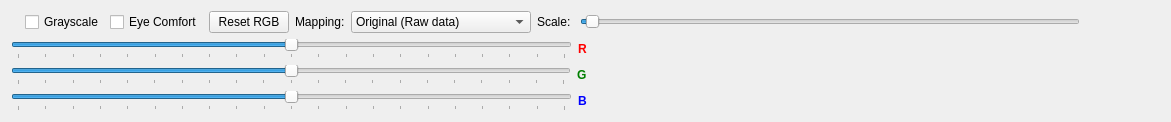
       <widget class="QWidget" name="ToolsTabGammaCorrection">
        <attribute name="title">
         <string>Gamma Correction</string>
        </attribute>
        <layout class="QGridLayout" name="gridLayout_4">
         <item row="0" column="0">
          <layout class="QVBoxLayout" name="verticalLayoutTabTools">
           <item>
            <layout class="QVBoxLayout" name="verticalLayoutGrayscale">
             <item>
              <layout class="QHBoxLayout" name="horizontalLayoutGrayscale">
               <item>
                <widget class="QLabel" name="labelRGBInfo">
                 <property name="sizePolicy">
                  <sizepolicy hsizetype="Fixed" vsizetype="Preferred">
                   <horstretch>0</horstretch>
                   <verstretch>0</verstretch>
                  </sizepolicy>
                 </property>
                 <property name="maximumSize">
                  <size>
                   <width>300</width>
                   <height>16777215</height>
                  </size>
                 </property>
                 <property name="text">
                  <string/>
                 </property>
                </widget>
               </item>
               <item>
                <spacer name="horizontalSpacerGrayscale">
                 <property name="orientation">
                  <enum>Qt::Horizontal</enum>
                 </property>
                 <property name="sizeType">
                  <enum>QSizePolicy::Preferred</enum>
                 </property>
                 <property name="sizeHint" stdset="0">
                  <size>
                   <width>1</width>
                   <height>20</height>
                  </size>
                 </property>
                </spacer>
               </item>
               <item>
                <widget class="QCheckBox" name="checkBoxGrayscale">
                 <property name="sizePolicy">
                  <sizepolicy hsizetype="Fixed" vsizetype="Fixed">
                   <horstretch>0</horstretch>
                   <verstretch>0</verstretch>
                  </sizepolicy>
                 </property>
                 <property name="text">
                  <string>Grayscale</string>
                 </property>
                </widget>
               </item>
               <item>
                <widget class="QCheckBox" name="checkBoxEyeComfort">
                 <property name="sizePolicy">
                  <sizepolicy hsizetype="Fixed" vsizetype="Fixed">
                   <horstretch>0</horstretch>
                   <verstretch>0</verstretch>
                  </sizepolicy>
                 </property>
                 <property name="text">
                  <string>Eye Comfort</string>
                 </property>
                </widget>
               </item>
               <item>
                <widget class="QPushButton" name="resetRGBButton">
                 <property name="sizePolicy">
                  <sizepolicy hsizetype="Expanding" vsizetype="Fixed">
                   <horstretch>0</horstretch>
                   <verstretch>0</verstretch>
                  </sizepolicy>
                 </property>
                 <property name="maximumSize">
                  <size>
                   <width>100</width>
                   <height>16777215</height>
                  </size>
                 </property>
                 <property name="text">
                  <string>Reset RGB</string>
                 </property>
                </widget>
               </item>
               <item>
                <widget class="QLabel" name="labelMappping">
                 <property name="text">
                  <string>Mapping:</string>
                 </property>
                </widget>
               </item>
               <item>
                <widget class="QComboBox" name="comboBoxMapping">
                 <item>
                  <property name="text">
                   <string>Original (Raw data)</string>
                  </property>
                 </item>
                 <item>
                  <property name="text">
                   <string>Float:[0.0,1.0]; Int:[min, max]</string>
                  </property>
                 </item>
                 <item>
                  <property name="text">
                   <string>Float:[-1.0,1.0]</string>
                  </property>
                 </item>
                 <item>
                  <property name="text">
                   <string>Float:[-1.0,0.0]</string>
                  </property>
                 </item>
                </widget>
               </item>
               <item>
                <widget class="QLabel" name="labelPercent">
                 <property name="text">
                  <string>Scale: </string>
                 </property>
                </widget>
               </item>
               <item>
                <widget class="QSlider" name="horizontalSliderPercent">
                 <property name="sizePolicy">
                  <sizepolicy hsizetype="Expanding" vsizetype="Fixed">
                   <horstretch>0</horstretch>
                   <verstretch>0</verstretch>
                  </sizepolicy>
                 </property>
                 <property name="minimumSize">
                  <size>
                   <width>500</width>
                   <height>0</height>
                  </size>
                 </property>
                 <property name="maximumSize">
                  <size>
                   <width>500</width>
                   <height>16777215</height>
                  </size>
                 </property>
                 <property name="minimum">
                  <number>0</number>
                 </property>
                 <property name="maximum">
                  <number>99</number>
                 </property>
                 <property name="singleStep">
                  <number>10</number>
                 </property>
                 <property name="pageStep">
                  <number>10</number>
                 </property>
                 <property name="sliderPosition">
                  <number>1</number>
                 </property>
                 <property name="tracking">
                  <bool>false</bool>
                 </property>
                 <property name="orientation">
                  <enum>Qt::Horizontal</enum>
                 </property>
                 <property name="tickPosition">
                  <enum>QSlider::NoTicks</enum>
                 </property>
                </widget>
               </item>
               <item>
                <spacer name="horizontalSpacer_3">
                 <property name="orientation">
                  <enum>Qt::Horizontal</enum>
                 </property>
                 <property name="sizeType">
                  <enum>QSizePolicy::Expanding</enum>
                 </property>
                 <property name="sizeHint" stdset="0">
                  <size>
                   <width>80</width>
                   <height>20</height>
                  </size>
                 </property>
                </spacer>
               </item>
              </layout>
             </item>
            </layout>
           </item>
           <item>
            <layout class="QVBoxLayout" name="verticalLayoutTabToolsR">
             <item>
              <layout class="QHBoxLayout" name="horizontalLayoutTabToolsR">
               <item>
                <widget class="QSlider" name="horizontalSliderR">
                 <property name="sizePolicy">
                  <sizepolicy hsizetype="Expanding" vsizetype="Fixed">
                   <horstretch>0</horstretch>
                   <verstretch>0</verstretch>
                  </sizepolicy>
                 </property>
                 <property name="minimumSize">
                  <size>
                   <width>300</width>
                   <height>0</height>
                  </size>
                 </property>
                 <property name="maximumSize">
                  <size>
                   <width>800</width>
                   <height>16777215</height>
                  </size>
                 </property>
                 <property name="minimum">
                  <number>-100</number>
                 </property>
                 <property name="maximum">
                  <number>100</number>
                 </property>
                 <property name="singleStep">
                  <number>10</number>
                 </property>
                 <property name="orientation">
                  <enum>Qt::Horizontal</enum>
                 </property>
                 <property name="tickPosition">
                  <enum>QSlider::TicksBelow</enum>
                 </property>
                </widget>
               </item>
               <item>
                <widget class="QLabel" name="labelR">
                 <property name="text">
                  <string>&lt;html&gt;&lt;head/&gt;&lt;body&gt;&lt;p&gt;&lt;span style=&quot; font-weight:600; color:#ff0000;&quot;&gt;R&lt;/span&gt;&lt;/p&gt;&lt;/body&gt;&lt;/html&gt;</string>
                 </property>
                 <property name="textFormat">
                  <enum>Qt::RichText</enum>
                 </property>
                </widget>
               </item>
               <item>
                <widget class="QLabel" name="labelValueR">
                 <property name="text">
                  <string/>
                 </property>
                </widget>
               </item>
               <item>
                <spacer name="horizontalSpacerR">
                 <property name="orientation">
                  <enum>Qt::Horizontal</enum>
                 </property>
                 <property name="sizeType">
                  <enum>QSizePolicy::Expanding</enum>
                 </property>
                 <property name="sizeHint" stdset="0">
                  <size>
                   <width>40</width>
                   <height>20</height>
                  </size>
                 </property>
                </spacer>
               </item>
              </layout>
             </item>
            </layout>
           </item>
           <item>
            <layout class="QVBoxLayout" name="verticalLayoutTabToolsG">
             <item>
              <layout class="QHBoxLayout" name="horizontalLayoutTabToolsG">
               <item>
                <widget class="QSlider" name="horizontalSliderG">
                 <property name="minimumSize">
                  <size>
                   <width>300</width>
                   <height>0</height>
                  </size>
                 </property>
                 <property name="maximumSize">
                  <size>
                   <width>800</width>
                   <height>16777215</height>
                  </size>
                 </property>
                 <property name="minimum">
                  <number>-100</number>
                 </property>
                 <property name="maximum">
                  <number>100</number>
                 </property>
                 <property name="singleStep">
                  <number>10</number>
                 </property>
                 <property name="orientation">
                  <enum>Qt::Horizontal</enum>
                 </property>
                 <property name="tickPosition">
                  <enum>QSlider::TicksBelow</enum>
                 </property>
                </widget>
               </item>
               <item>
                <widget class="QLabel" name="labelG">
                 <property name="text">
                  <string>&lt;html&gt;&lt;head/&gt;&lt;body&gt;&lt;p&gt;&lt;span style=&quot; font-weight:600; color:#007f00;&quot;&gt;G&lt;/span&gt;&lt;/p&gt;&lt;/body&gt;&lt;/html&gt;</string>
                 </property>
                 <property name="textFormat">
                  <enum>Qt::RichText</enum>
                 </property>
                </widget>
               </item>
               <item>
                <widget class="QLabel" name="labelValueG">
                 <property name="text">
                  <string/>
                 </property>
                </widget>
               </item>
               <item>
                <spacer name="horizontalSpacerG">
                 <property name="orientation">
                  <enum>Qt::Horizontal</enum>
                 </property>
                 <property name="sizeType">
                  <enum>QSizePolicy::Expanding</enum>
                 </property>
                 <property name="sizeHint" stdset="0">
                  <size>
                   <width>40</width>
                   <height>20</height>
                  </size>
                 </property>
                </spacer>
               </item>
              </layout>
             </item>
            </layout>
           </item>
           <item>
            <layout class="QVBoxLayout" name="verticalLayoutTabToolsB">
             <item>
              <layout class="QHBoxLayout" name="horizontalLayoutTabToolsB">
               <item>
                <widget class="QSlider" name="horizontalSliderB">
                 <property name="minimumSize">
                  <size>
                   <width>300</width>
                   <height>0</height>
                  </size>
                 </property>
                 <property name="maximumSize">
                  <size>
                   <width>800</width>
                   <height>16777215</height>
                  </size>
                 </property>
                 <property name="minimum">
                  <number>-100</number>
                 </property>
                 <property name="maximum">
                  <number>100</number>
                 </property>
                 <property name="singleStep">
                  <number>10</number>
                 </property>
                 <property name="orientation">
                  <enum>Qt::Horizontal</enum>
                 </property>
                 <property name="invertedAppearance">
                  <bool>false</bool>
                 </property>
                 <property name="tickPosition">
                  <enum>QSlider::TicksBelow</enum>
                 </property>
                 <property name="tickInterval">
                  <number>0</number>
                 </property>
                </widget>
               </item>
               <item>
                <widget class="QLabel" name="labelB">
                 <property name="text">
                  <string>&lt;html&gt;&lt;head/&gt;&lt;body&gt;&lt;p&gt;&lt;span style=&quot; font-weight:600; color:#0000ff;&quot;&gt;B&lt;/span&gt;&lt;/p&gt;&lt;/body&gt;&lt;/html&gt;</string>
                 </property>
                 <property name="textFormat">
                  <enum>Qt::RichText</enum>
                 </property>
                </widget>
               </item>
               <item>
                <widget class="QLabel" name="labelValueB">
                 <property name="text">
                  <string/>
                 </property>
                </widget>
               </item>
               <item>
                <spacer name="horizontalSpacerB">
                 <property name="orientation">
                  <enum>Qt::Horizontal</enum>
                 </property>
                 <property name="sizeType">
                  <enum>QSizePolicy::Expanding</enum>
                 </property>
                 <property name="sizeHint" stdset="0">
                  <size>
                   <width>40</width>
                   <height>20</height>
                  </size>
                 </property>
                </spacer>
               </item>
              </layout>
             </item>
            </layout>
           </item>
          </layout>
         </item>
        </layout>
       </widget>
